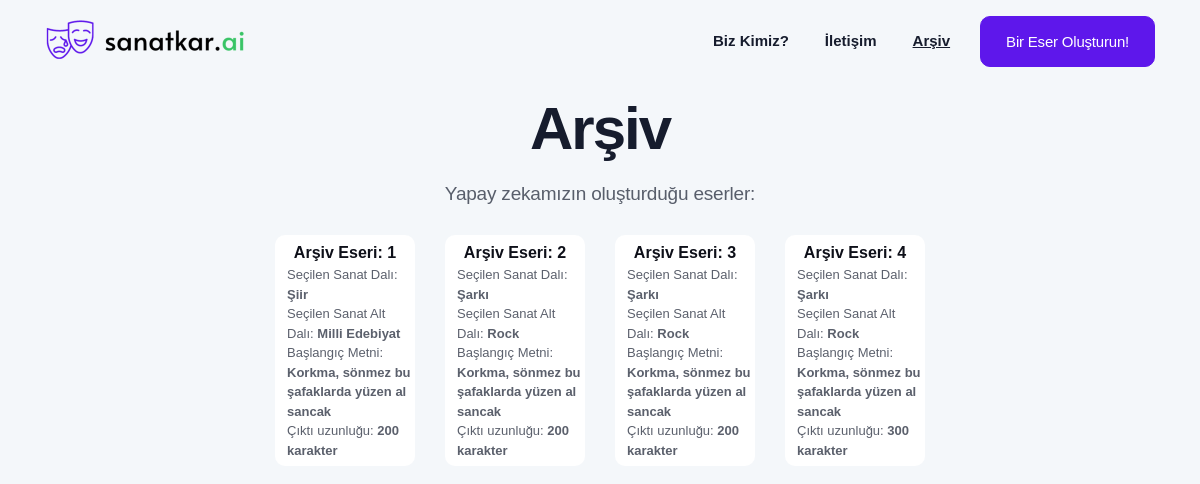
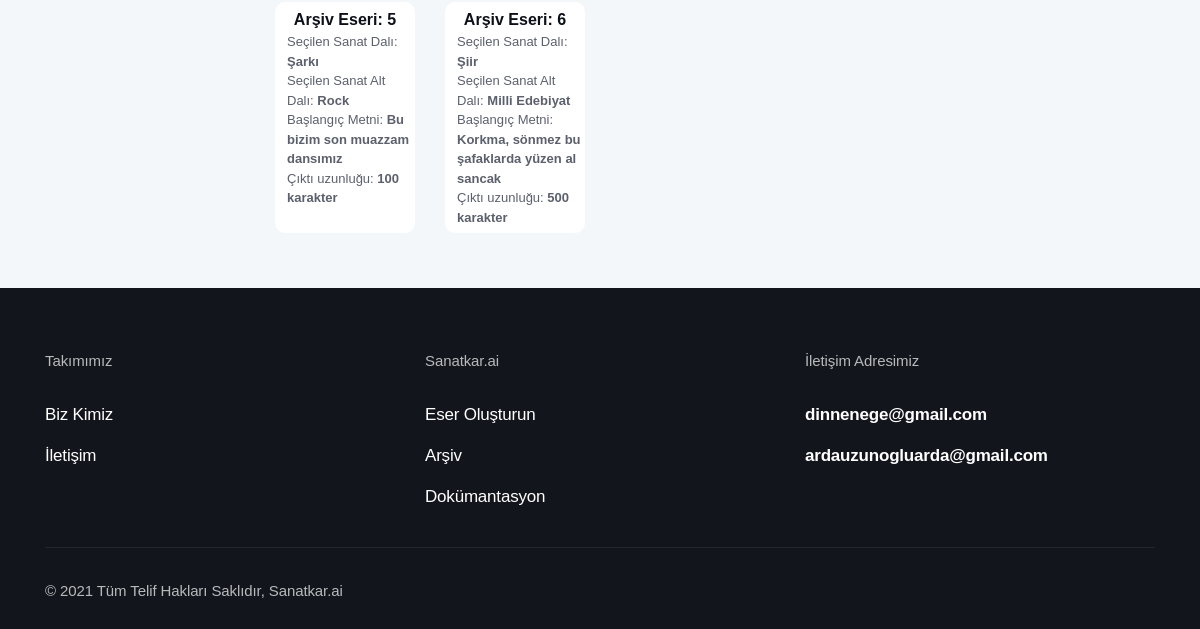
The page /archive on the database as committed earlier (2 pictures, top to bottom).
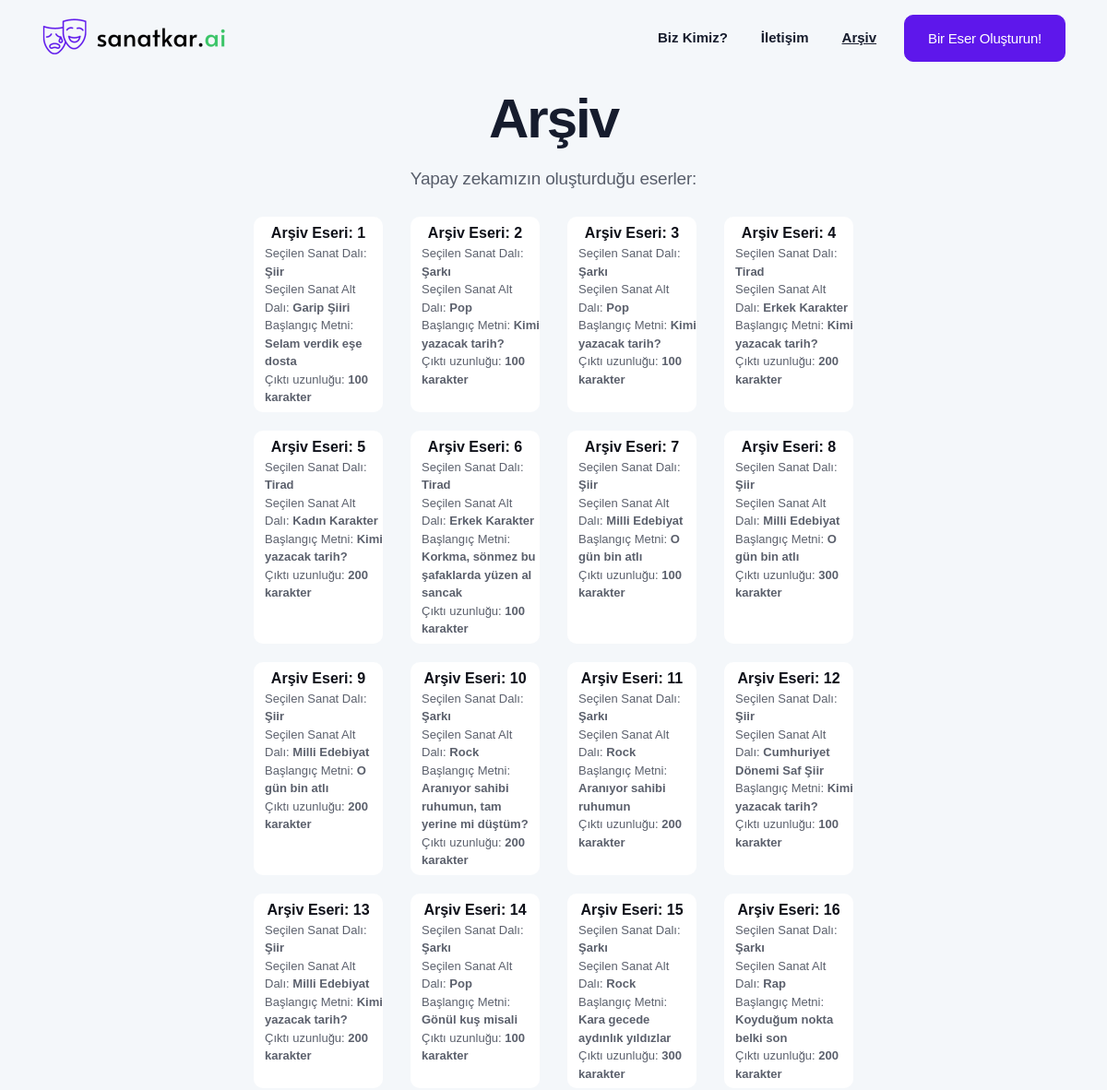
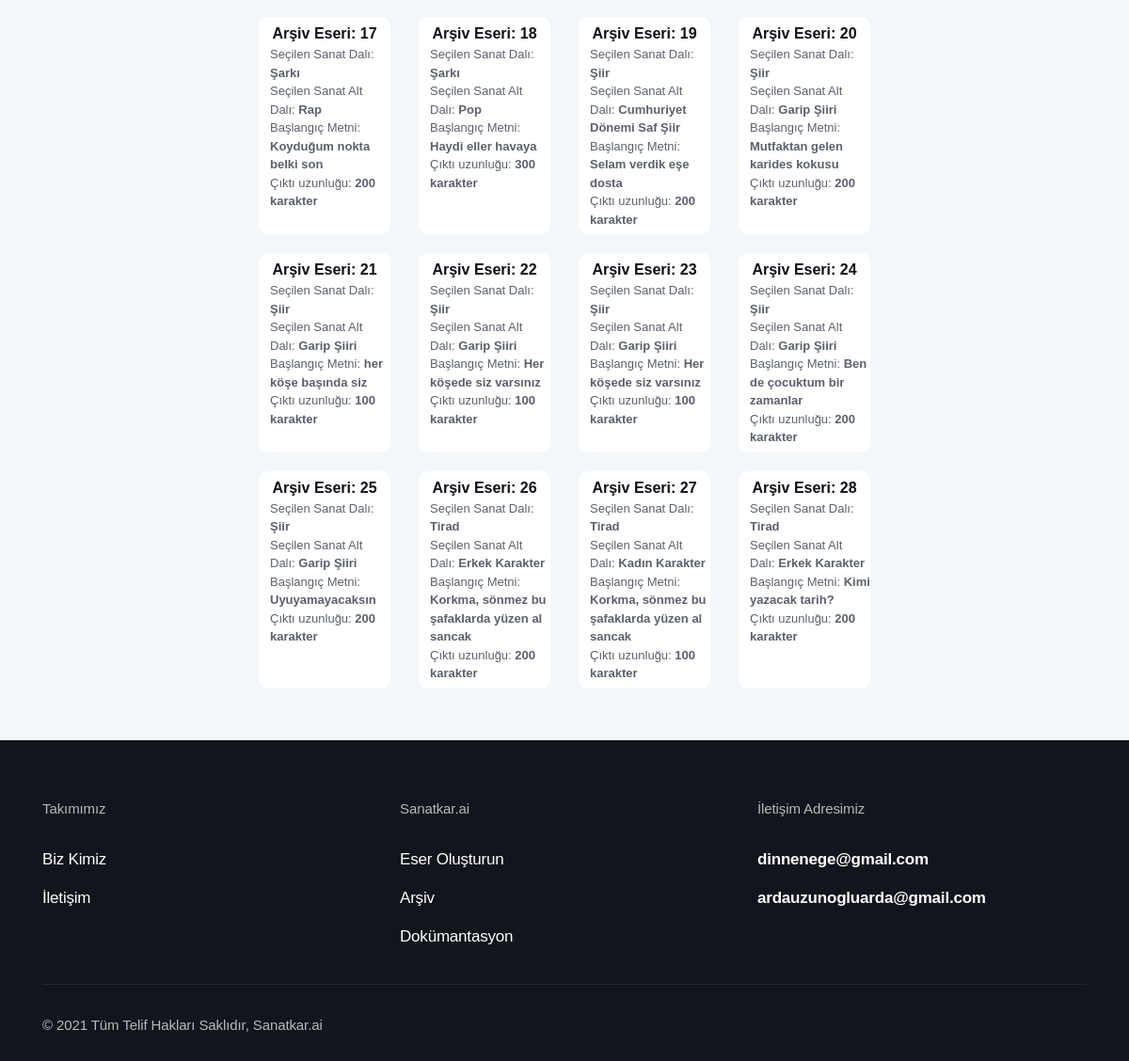
The same page on the database as committed later (2 pictures, top to bottom).
### app.py (models this page shows)
class Archive(db.Model):
    id = db.Column(db.Integer, primary_key=True)
    generated_text = db.Column(db.String(600))
    art_branch = db.Column(db.String(10))
    genre = db.Column(db.String(30))
    seed_input = db.Column(db.String(35))
    length_input = db.Column(db.String(3))

### app.py (the view)
@app.route("/archive")
def archive():
    archive = Archive.query.all()
    return render_template("archive.html", archive=archive)

### templates/archive.html (shortened to what this page needs)
<!DOCTYPE html>
<html lang="en">
<head>
  <link rel="stylesheet" href="{{ url_for('static', filename='css/bootstrap.css') }}">
  <link rel="stylesheet" href="{{ url_for('static', filename='fonts/icon-font/css/style.css') }}">
  <link rel="stylesheet" href="{{ url_for('static', filename='fonts/typography-font/typo.css') }}">
  <link rel="stylesheet" href="{{ url_for('static', filename='fonts/fontawesome-5/css/all.css') }}">
  <link rel="stylesheet" href="{{ url_for('static', filename='plugins/aos/aos.min.css') }}">
  <link rel="stylesheet" href="{{ url_for('static', filename='plugins/fancybox/jquery.fancybox.min.css') }}">
  <link rel="stylesheet" href="{{ url_for('static', filename='plugins/nice-select/nice-select.min.css') }}">
  <link rel="stylesheet" href="{{ url_for('static', filename='plugins/slick/slick.min.css') }}">
  <link rel="stylesheet" href="{{ url_for('static', filename='plugins/date-picker/css/gijgo.min.css') }}"
    type="text/css" />
  <link rel="stylesheet" href="{{ url_for('static', filename='plugins/theme-mode-switcher/switcher-panel.css') }}">
  <link rel="stylesheet" href="{{ url_for('static', filename='css/main.css') }}">
  <link rel="stylesheet" href="{{ url_for('static', filename='css/theme-mode-custom.css') }}">
  <link rel="stylesheet" href="https://cdnjs.cloudflare.com/ajax/libs/font-awesome/5.15.4/css/all.min.css">
</head>
<body data-theme="light">
  <div class="site-wrapper overflow-hidden">
    <header class="site-header site-header--menu-right  site-header--absolute">
      <div class="container">
        <nav class="navbar site-navbar offcanvas-active navbar-expand-lg  px-0">
          <div class="brand-logo"><a href="/">
              <img src="{{ url_for('static', filename='image/logo-main-black.png') }}" alt=""
                class="light-version-logo ">
            </a></div>
          <div class="collapse navbar-collapse" id="mobile-menu">
            <div class="navbar-nav-wrapper">
              <ul class="navbar-nav main-menu">
                <li class="nav-item">
                  <a class="text-dark nav-link" href="/about" role="button" aria-expanded="false">Biz Kimiz?</a>
                </li>
                <li class="nav-item">
                  <a class="nav-link" href="/contact" role="button" aria-expanded="false">İletişim</a>
                </li>
                <li class="nav-item">
                  <a class="font-weight-bold nav-link" href="/archive" role="button"
                    aria-expanded="false"><ins>Arşiv</ins></a>
                </li>
              </ul>
            </div>
          </div>
          <div class="header-btn  ml-auto ml-lg-5 mr-6 mr-lg-0 d-none d-xs-block">
            <a class="btn btn-app-page btn-primary gr-text-9 d-none d-xs-inline-flex " href="/generator">
              Bir Eser Oluşturun!
            </a>
          </div>
        </nav>
      </div>
    </header>
    <div class="inner-banner pt-20 bg-default-2">
      <div class="container-fluid">
        <div class="row  justify-content-center pt-5">
          <div class="col-xl-8 col-lg-9">
            <div class="px-md-15 text-center">
              <h2 class="title gr-text-2 mb-6">Arşiv</h2>
              <p class="gr-text-8 mb-8">Yapay zekamızın oluşturduğu eserler: </p>
              <div class="row flex-lg-fill">
                {% if archive == [] %}
                  <p class="gr-text-8 mb-8">Eser bulunamamıştır.</p>
                {% else %}
                  {% for archive_element in archive %}
                    <div class="col-lg-3 mb-7 col-12 btn-11">
                      <a class="d-block w-100 h-100 card archive-card pt-2" display href="/archive/{{archive_element.id}}">
                        Arşiv Eseri: <span id="archiveno" class="mt-1">{{archive_element.id}}</span>
                        <p class="archive-detail text-left pl-5 mb-2">Seçilen Sanat Dalı: <span>{{archive_element.art_branch}}</span><br>Seçilen Sanat Alt Dalı: <span>{{archive_element.genre}}</span><br>Başlangıç Metni: <span>{{archive_element.seed_input}}</span><br>Çıktı uzunluğu: <span>{{archive_element.length_input}} karakter</span></p>
                      </a>
                    </div>
                  {% endfor %}
                {% endif %}
              </div>
            </div>
          </div>
        </div>
      </div>
      <div class="bg-default-2 pb-17 pb-md-10 ">
      </div>
      <div class="footer-section dark-mode-texts bg-blackish-blue">
        <div class="container">
          <div class="footer-top pt-15">
            <div class="justify-content-center row">
              <div class="col-6 col-lg-4">
                <div class="single-footer mb-13 mb-lg-9">
                  <p class="footer-title gr-text-11 mb-7">Takımımız</p>
                  <ul class="footer-list list-unstyled">
                    <li class="py-2"><a class="gr-text-9 gr-text-color" href="/about">Biz Kimiz</a></li>
                    <li class="py-2"><a class="gr-text-9 gr-text-color" href="/contact">İletişim</a></li>
                  </ul>
                </div>
              </div>
              <div class="col-6 col-lg-4">
                <div class="single-footer mb-13 mb-lg-9">
                  <p class="footer-title gr-text-11 mb-7">Sanatkar.ai</p>
                  <ul class="footer-list list-unstyled">
                    <li class="py-2"><a class="gr-text-9 gr-text-color" href="/generator">Eser Oluşturun</a></li>
                    <li class="py-2"><a class="gr-text-9 gr-text-color" href="/archive">Arşiv</a></li>
                    <li class="py-2"><a class="gr-text-9 gr-text-color"
                        href="https://github.com/ardauzunoglu/sanatkar.ai">Dokümantasyon</a></li>
                  </ul>
                </div>
              </div>
              <div class="col-md-6 col-lg-4">
                <div class="single-footer mb-13 mb-lg-9">
                  <p class="footer-title gr-text-11 mb-7">İletişim Adresimiz</p>
                  <ul class="footer-list list-unstyled">
                    <li class="py-2"><a
                        class="gr-text-9 text-primary font-weight-bold hover-underline active text-white"
                        href="mailto:dinnenege@gmail.com">dinnenege@gmail.com</a></li>
                    <li class="py-2"><a
                        class="gr-text-9 text-primary font-weight-bold hover-underline active text-white"
                        href="mailto:ardauzunogluarda@gmail.com">ardauzunogluarda@gmail.com</a></li>
                  </ul>
                </div>
              </div>
            </div>
          </div>
          <div class="copyright-area border-top pt-9 pb-8">
            <div class="row align-items-center">
              <div class="col-lg-6">
                <p class="copyright-text gr-text-11 mb-6 mb-lg-0 gr-text-color-opacity text-center text-lg-left">
                  © 2021 Tüm Telif Hakları Saklıdır, Sanatkar.ai
                </p>
              </div>
            </div>
          </div>
        </div>
      </div>
    </div>
</body>
</html>

Rows that differ between the two databases and show on the page:
changed Archive id 1: genre "Milli Edebiyat" → "Garip Şiiri"; seed_input "Korkma, sönmez bu şafaklarda yüzen al sancak" → "Selam verdik eşe dosta"; length_input "200" → "100"
changed Archive id 2: genre "Rock" → "Pop"; seed_input "Korkma, sönmez bu şafaklarda yüzen al sancak" → "Kimi yazacak tarih?"; length_input "200" → "100"
changed Archive id 3: genre "Rock" → "Pop"; seed_input "Korkma, sönmez bu şafaklarda yüzen al sancak" → "Kimi yazacak tarih?"; length_input "200" → "100"
changed Archive id 4: art_branch "Şarkı" → "Tirad"; genre "Rock" → "Erkek Karakter"; seed_input "Korkma, sönmez bu şafaklarda yüzen al sancak" → "Kimi yazacak tarih?"; length_input "300" → "200"
changed Archive id 5: art_branch "Şarkı" → "Tirad"; genre "Rock" → "Kadın Karakter"; seed_input "Bu bizim son muazzam dansımız" → "Kimi yazacak tarih?"; length_input "100" → "200"
changed Archive id 6: art_branch "Şiir" → "Tirad"; genre "Milli Edebiyat" → "Erkek Karakter"; length_input "500" → "100"
added Archive: id "7", art_branch "Şiir", genre "Milli Edebiyat", seed_input "O gün bin atlı", length_input "100"
added Archive: id "8", art_branch "Şiir", genre "Milli Edebiyat", seed_input "O gün bin atlı", length_input "300"
added Archive: id "9", art_branch "Şiir", genre "Milli Edebiyat", seed_input "O gün bin atlı", length_input "200"
added Archive: id "10", art_branch "Şarkı", genre "Rock", seed_input "Aranıyor sahibi ruhumun, tam yerine mi düştüm?", length_input "200"
added Archive: id "11", art_branch "Şarkı", genre "Rock", seed_input "Aranıyor sahibi ruhumun", length_input "200"
added Archive: id "12", art_branch "Şiir", genre "Cumhuriyet Dönemi Saf Şiir", seed_input "Kimi yazacak tarih?", length_input "100"
added Archive: id "13", art_branch "Şiir", genre "Milli Edebiyat", seed_input "Kimi yazacak tarih?", length_input "200"
added Archive: id "14", art_branch "Şarkı", genre "Pop", seed_input "Gönül kuş misali", length_input "100"
added Archive: id "15", art_branch "Şarkı", genre "Rock", seed_input "Kara gecede aydınlık yıldızlar", length_input "300"
added Archive: id "16", art_branch "Şarkı", genre "Rap", seed_input "Koyduğum nokta belki son", length_input "200"
added Archive: id "17", art_branch "Şarkı", genre "Rap", seed_input "Koyduğum nokta belki son", length_input "200"
added Archive: id "18", art_branch "Şarkı", genre "Pop", seed_input "Haydi eller havaya", length_input "300"
added Archive: id "19", art_branch "Şiir", genre "Cumhuriyet Dönemi Saf Şiir", seed_input "Selam verdik eşe dosta", length_input "200"
added Archive: id "20", art_branch "Şiir", genre "Garip Şiiri", seed_input "Mutfaktan gelen karides kokusu", length_input "200"
added Archive: id "21", art_branch "Şiir", genre "Garip Şiiri", seed_input "her köşe başında siz", length_input "100"
added Archive: id "22", art_branch "Şiir", genre "Garip Şiiri", seed_input "Her köşede siz varsınız", length_input "100"
added Archive: id "23", art_branch "Şiir", genre "Garip Şiiri", seed_input "Her köşede siz varsınız", length_input "100"
added Archive: id "24", art_branch "Şiir", genre "Garip Şiiri", seed_input "Ben de çocuktum bir zamanlar", length_input "200"
added Archive: id "25", art_branch "Şiir", genre "Garip Şiiri", seed_input "Uyuyamayacaksın", length_input "200"
added Archive: id "26", art_branch "Tirad", genre "Erkek Karakter", seed_input "Korkma, sönmez bu şafaklarda yüzen al sancak", length_input "200"
added Archive: id "27", art_branch "Tirad", genre "Kadın Karakter", seed_input "Korkma, sönmez bu şafaklarda yüzen al sancak", length_input "100"
added Archive: id "28", art_branch "Tirad", genre "Erkek Karakter", seed_input "Kimi yazacak tarih?", length_input "200"
